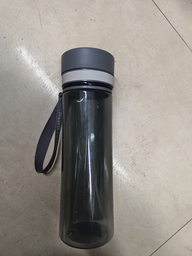
#> input picture 1/water_cup.png, 192 x 256 px, shrunk from 3060 x 4080 before the run
$ python experiment_task.py
#> lines starting #> are read from the running program, lines starting #| are printed output that depends on the picture; long printed decimals are rounded
import cv2
import numpy as np
import matplotlib.pyplot as plt
import os

def manual_convolution(image, kernel):
    """
    Performs 2D convolution manually without using cv2.filter2D or similar.
    Strictly uses loops for calculation to avoid using function packages for the process.
    """
    h, w = image.shape
    k_size = kernel.shape[0]
    pad = k_size // 2

    # Create padded image
    padded_image = np.zeros((h + 2 * pad, w + 2 * pad), dtype=np.float32)
    padded_image[pad:pad+h, pad:pad+w] = image

    output = np.zeros_like(image, dtype=np.float32)

    # Convolution loop - Strictly manual
    for i in range(h):
        for j in range(w):
            # Calculate convolution for this pixel
            val = 0.0
            for ki in range(k_size):
                for kj in range(k_size):
                    # Image pixel value * Kernel value
                    val += padded_image[i + ki, j + kj] * kernel[ki, kj]
            output[i, j] = val

    return output

def manual_histogram(image):
    """
    Calculates color histogram manually.
    """
    hist_b = np.zeros(256, dtype=int)
    hist_g = np.zeros(256, dtype=int)
    hist_r = np.zeros(256, dtype=int)

    h, w, c = image.shape

    for i in range(h):
        for j in range(w):
            b, g, r = image[i, j]
            hist_b[b] += 1
            hist_g[g] += 1
            hist_r[r] += 1

    return hist_b, hist_g, hist_r

def manual_glcm_features(image):
    """
    Calculates GLCM and extracts texture features manually.
    Using distance=1, angle=0 (horizontal).
    """
    levels = 256
    glcm = np.zeros((levels, levels), dtype=int)
    h, w = image.shape

    # 1. Calculate GLCM (Horizontal: pixel(i,j) and pixel(i, j+1))
    for i in range(h):
        for j in range(w - 1):
            row = image[i, j]
            col = image[i, j+1]
            glcm[row, col] += 1

    # 2. Normalize GLCM
    total_pixels = 0
    for i in range(levels):
        for j in range(levels):
            total_pixels += glcm[i, j]

    glcm_norm = np.zeros((levels, levels), dtype=float)
    if total_pixels > 0:
        for i in range(levels):
            for j in range(levels):
                glcm_norm[i, j] = glcm[i, j] / total_pixels

    # 3. Extract features manually (Loops instead of vectorization)
    contrast = 0.0
    energy = 0.0
    homogeneity = 0.0

    # Variables for Correlation
    mean_i = 0.0
    mean_j = 0.0

    # First pass for basic features and means
    for i in range(levels):
        for j in range(levels):
            p = glcm_norm[i, j]
            if p == 0: continue

            # Contrast: sum P(i,j) * (i-j)^2
            contrast += p * ((i - j) ** 2)

            # Energy: sum P(i,j)^2
            energy += p ** 2

            # Homogeneity: sum P(i,j) / (1 + |i-j|)
            homogeneity += p / (1 + abs(i - j))

            # For Correlation means
            mean_i += i * p
            mean_j += j * p

    # Second pass for standard deviations and correlation
    std_i = 0.0
    std_j = 0.0
    covariance = 0.0

    for i in range(levels):
        for j in range(levels):
            p = glcm_norm[i, j]
            if p == 0: continue

            std_i += p * ((i - mean_i) ** 2)
            std_j += p * ((j - mean_j) ** 2)
            covariance += p * (i - mean_i) * (j - mean_j)

    std_i = std_i ** 0.5
    std_j = std_j ** 0.5

    if std_i * std_j == 0:
        correlation = 0
    else:
        correlation = covariance / (std_i * std_j)

    features = {
        'contrast': contrast,
        'energy': energy,
        'homogeneity': homogeneity,
        'correlation': correlation
    }
    return features

def main():
    # 1. Load Image
    # 请确保目录下有图片，或者修改此处为你的图片路径
    img_path = 'water_cup.png'
    if not os.path.exists(img_path):
        print(f"Error: {img_path} not found. Please place an image named 'water_cup.png' in the directory or update the code.")
        # Create a dummy image for demonstration if file missing
        print("Creating a dummy image for demonstration...")
        img_color = np.zeros((100, 100, 3), dtype=np.uint8)
        cv2.circle(img_color, (50, 50), 30, (255, 255, 255), -1)
    else:
        img_color = cv2.imread(img_path)
#> img_color is the input picture: shape (256, 192, 3); mean B, G, R 136.9, 142.9, 147.4

    img_gray = cv2.cvtColor(img_color, cv2.COLOR_BGR2GRAY)

    # 2. Sobel Operator & Given Kernel
    # Given Kernel (Vertical Edge / Horizontal Gradient)
    kernel_given = np.array([
        [1, 0, -1],
        [2, 0, -2],
        [1, 0, -1]
    ])

    print("Applying given convolution kernel...")
    filtered_given = manual_convolution(img_gray, kernel_given)
#> after the loop in manual_convolution, `for i in range(h):`:
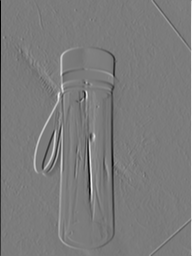
#> output: shape (256, 192) float32; min -762, max 807, mean -1; drawn with min black and max white

    # Full Sobel Operator
    # Sobel X (Vertical Edge Detection) - Matches the given kernel structure
    sobel_x = kernel_given

    # Sobel Y (Horizontal Edge Detection) - Transpose of X
    sobel_y = np.array([
        [1, 2, 1],
        [0, 0, 0],
        [-1, -2, -1]
    ])

    print("Applying Sobel operator...")
    grad_x = manual_convolution(img_gray, sobel_x)
    grad_y = manual_convolution(img_gray, sobel_y)
#> after the loop in manual_convolution (call 3), `for i in range(h):`:
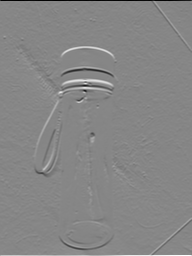
#> output: shape (256, 192) float32; min -775, max 697, mean 1.2; drawn with min black and max white

    # Gradient magnitude
    sobel_magnitude = np.zeros_like(grad_x)
    h, w = grad_x.shape
#> h = 256; w = 192
    for i in range(h):
        for j in range(w):
            sobel_magnitude[i, j] = (grad_x[i, j]**2 + grad_y[i, j]**2) ** 0.5
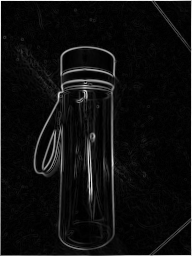
#> sobel_magnitude: shape (256, 192) float32; min 0, max 807, mean 49.1; drawn with min black and max white

    # Normalize for display (0-255)
    filtered_given_disp = np.clip(np.abs(filtered_given), 0, 255).astype(np.uint8)
    sobel_disp = np.clip(sobel_magnitude, 0, 255).astype(np.uint8)
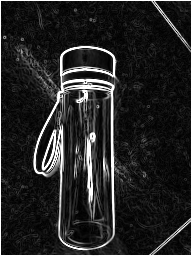
#> sobel_disp: shape (256, 192); min 0, max 255, mean 37.6

    # 3. Color Histogram
    print("Calculating color histogram...")
    hist_b, hist_g, hist_r = manual_histogram(img_color)
#> after the loop in manual_histogram, `for i in range(h):`: hist_b = 256 values, max 1417 at index 177, min 0 at index 0, mean 192; hist_g = 256 values, max 1606 at index 187, min 0 at index 1, mean 192; hist_r = 256 values, max 1688 at index 196, min 0 at index 1, mean 192

    # 4. Texture Features
    print("Extracting texture features...")
    texture_features = manual_glcm_features(img_gray)
#> after the loop in manual_glcm_features, `for i in range(h):`:
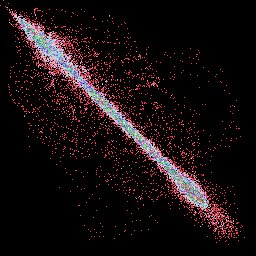
#> glcm: shape (256, 256) int64; 142 distinct labels, from 0 to 242; one colour per label, 0 black
#> after the loop in manual_glcm_features, `for i in range(levels):`: total_pixels = 48896
#> after the loop in manual_glcm_features, `for i in range(levels):`:
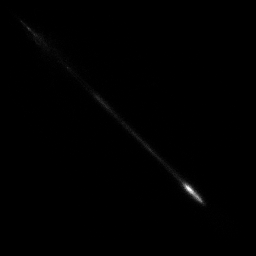
#> glcm_norm: shape (256, 256) float64; min 0, max 0.00495, mean 1.53e-05; drawn with min black and max white
#> after the loop in manual_glcm_features, `for i in range(levels):`: contrast = 156.9; energy = 0.00115; homogeneity = 0.384; mean_i = 143.3; mean_j = 143.6
#> after the loop in manual_glcm_features, `for i in range(levels):`: covariance = 3247.3; std_i = 3322.1; std_j = 3329.2
#> in manual_glcm_features, `std_i = std_i ** 0.5`: std_i = 57.64
#> in manual_glcm_features, `std_j = std_j ** 0.5`: std_j = 57.7
#> in manual_glcm_features, `correlation = covariance / (std_i * std_j)`: correlation = 0.976
#> in manual_glcm_features, `features = { 'contrast': contrast, 'energy': energy, 'homogeneity': ho..`: features = {'contrast': 156.9, 'energy': 0.00115, 'homogeneity': 0.384, 'correlation': 0.976}
#> texture_features has the same summary as features in manual_glcm_features
    print("Texture Features:", texture_features)
#| Texture Features: {'contrast': 156.922, 'energy': 0.001154, 'homogeneity': 0.3836, 'correlation': 0.9764}

    # Save texture features
    np.save('texture_features.npy', texture_features)

    # Visualization
    plt.figure(figsize=(15, 10))

    plt.subplot(2, 3, 1)
    plt.imshow(cv2.cvtColor(img_color, cv2.COLOR_BGR2RGB))
    plt.title('Original Image')
    plt.axis('off')

    plt.subplot(2, 3, 2)
    plt.imshow(filtered_given_disp, cmap='gray')
    plt.title('Filtered by Given Kernel')
    plt.axis('off')

    plt.subplot(2, 3, 3)
    plt.imshow(sobel_disp, cmap='gray')
    plt.title('Sobel Operator Result')
    plt.axis('off')

    plt.subplot(2, 3, 4)
    plt.plot(hist_r, color='r', label='Red')
    plt.plot(hist_g, color='g', label='Green')
    plt.plot(hist_b, color='b', label='Blue')
    plt.title('Color Histogram')
    plt.legend()
    plt.xlim([0, 256])

    plt.subplot(2, 3, 5)
    # Format the text nicely
    feature_text = "\n".join([f"{k}: {v:.4f}" for k, v in texture_features.items()])
    plt.text(0.1, 0.5, feature_text, fontsize=12)
    plt.title('Texture Features')
    plt.axis('off')

    plt.tight_layout()
    plt.savefig('experiment_results.png')
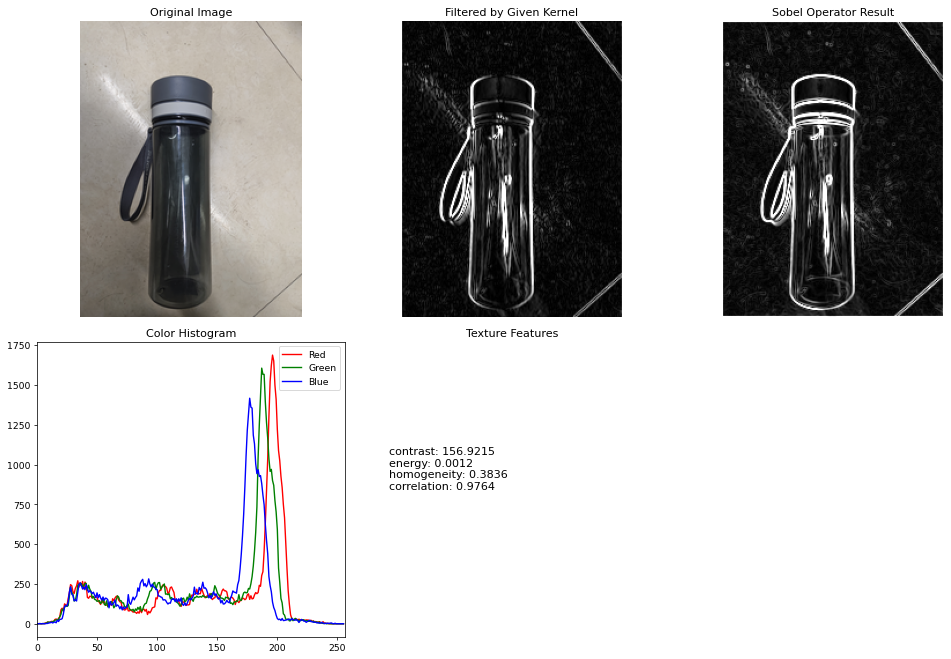
#> figure drawn by matplotlib, 4 panels; panel 4: curve peaks at x = 196, y = 1688; panel 4: curve peaks at x = 187, y = 1606; panel 4: curve peaks at x = 177, y = 1417
    plt.show()

    print("Experiment completed. Results saved to 'experiment_results.png' and 'texture_features.npy'.")

if __name__ == "__main__":
    main()
